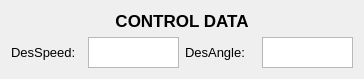
     <widget class="QWidget" name="layoutWidget">
      <property name="geometry">
       <rect>
        <x>430</x>
        <y>610</y>
        <width>346</width>
        <height>64</height>
       </rect>
      </property>
      <layout class="QVBoxLayout" name="verticalLayout_23">
       <item>
        <widget class="QLabel" name="label_33">
         <property name="font">
          <font>
           <pointsize>13</pointsize>
           <weight>75</weight>
           <bold>true</bold>
          </font>
         </property>
         <property name="text">
          <string>CONTROL DATA</string>
         </property>
         <property name="alignment">
          <set>Qt::AlignCenter</set>
         </property>
        </widget>
       </item>
       <item>
        <layout class="QHBoxLayout" name="horizontalLayout_3">
         <item>
          <widget class="QLabel" name="label_8">
           <property name="sizePolicy">
            <sizepolicy hsizetype="Fixed" vsizetype="Fixed">
             <horstretch>0</horstretch>
             <verstretch>0</verstretch>
            </sizepolicy>
           </property>
           <property name="minimumSize">
            <size>
             <width>71</width>
             <height>31</height>
            </size>
           </property>
           <property name="maximumSize">
            <size>
             <width>71</width>
             <height>31</height>
            </size>
           </property>
           <property name="font">
            <font>
             <pointsize>10</pointsize>
            </font>
           </property>
           <property name="text">
            <string>DesSpeed:</string>
           </property>
          </widget>
         </item>
         <item>
          <widget class="QTextBrowser" name="textBrowser_DesignSpeed">
           <property name="sizePolicy">
            <sizepolicy hsizetype="Fixed" vsizetype="Fixed">
             <horstretch>0</horstretch>
             <verstretch>0</verstretch>
            </sizepolicy>
           </property>
           <property name="minimumSize">
            <size>
             <width>91</width>
             <height>31</height>
            </size>
           </property>
           <property name="maximumSize">
            <size>
             <width>91</width>
             <height>31</height>
            </size>
           </property>
           <property name="verticalScrollBarPolicy">
            <enum>Qt::ScrollBarAlwaysOff</enum>
           </property>
           <property name="horizontalScrollBarPolicy">
            <enum>Qt::ScrollBarAlwaysOff</enum>
           </property>
          </widget>
         </item>
         <item>
          <widget class="QLabel" name="label_11">
           <property name="sizePolicy">
            <sizepolicy hsizetype="Fixed" vsizetype="Fixed">
             <horstretch>0</horstretch>
             <verstretch>0</verstretch>
            </sizepolicy>
           </property>
           <property name="minimumSize">
            <size>
             <width>71</width>
             <height>31</height>
            </size>
           </property>
           <property name="maximumSize">
            <size>
             <width>71</width>
             <height>31</height>
            </size>
           </property>
           <property name="font">
            <font>
             <pointsize>10</pointsize>
            </font>
           </property>
           <property name="text">
            <string>DesAngle:</string>
           </property>
          </widget>
         </item>
         <item>
          <widget class="QTextBrowser" name="textBrowser_DesignAngle">
           <property name="sizePolicy">
            <sizepolicy hsizetype="Fixed" vsizetype="Fixed">
             <horstretch>0</horstretch>
             <verstretch>0</verstretch>
            </sizepolicy>
           </property>
           <property name="minimumSize">
            <size>
             <width>91</width>
             <height>31</height>
            </size>
           </property>
           <property name="maximumSize">
            <size>
             <width>91</width>
             <height>31</height>
            </size>
           </property>
           <property name="verticalScrollBarPolicy">
            <enum>Qt::ScrollBarAlwaysOff</enum>
           </property>
           <property name="horizontalScrollBarPolicy">
            <enum>Qt::ScrollBarAlwaysOff</enum>
           </property>
          </widget>
         </item>
        </layout>
       </item>
      </layout>
     </widget>
